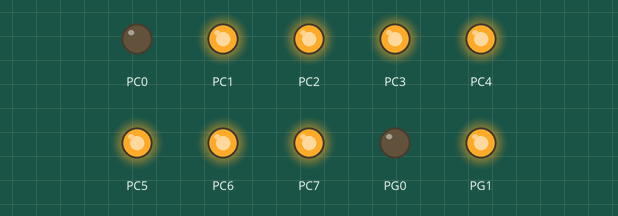
This program was run on a simulated ATmega128, CodeVisionAVR source translated, built with avr-gcc and emulated at 16 MHz. Shown: output pins drawn as LEDs (lit = HIGH).

Above: at 0.4 s.
At 2.4 s:
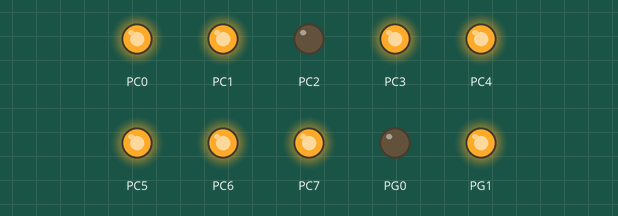
At 4.4 s:
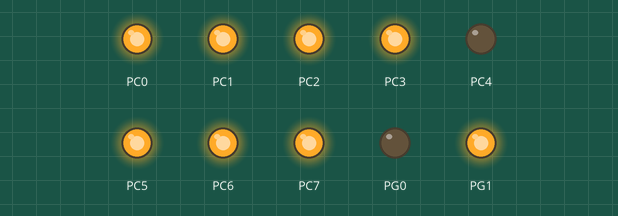
At 9.4 s:
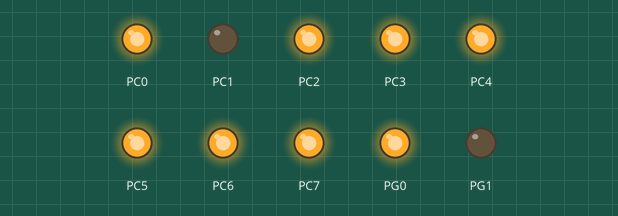
At 14.4 s:
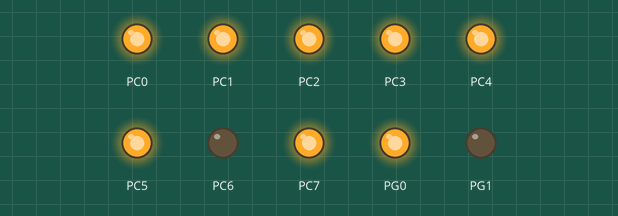
At 19.4 s:
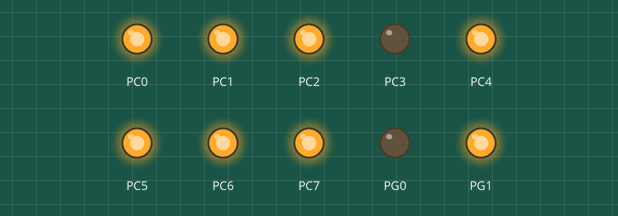
Timing chart, 0 to 20.8 s (numbered marks = the images above):
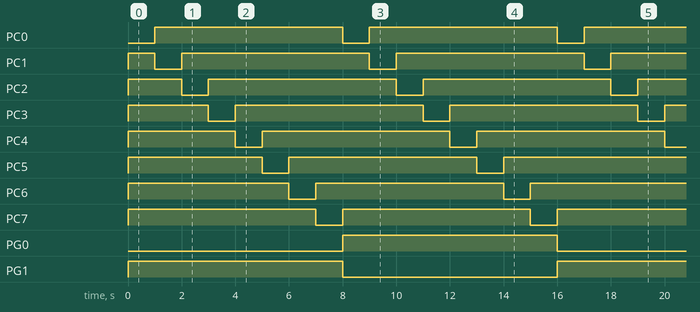

Measured:
- by itself, PC0, PC7: alternates HIGH for 7.0 s and LOW for 1.0 s
- by itself, PC1–6: repeats every 8.0 s: LOW 1.0 s, HIGH 7.0 s
- by itself, PG0, PG1: alternates HIGH for 8.0 s and LOW for 8.0 s

The program:

7segments.c
```c
/*
 * 7segments.c
 *
 * Created: 2019-01-09 PM 2:55:49
 * Author: ryo
 */

#include <mega128.h>
#include <delay.h>

void main(void)
{
    PORTG = 0x01;
    DDRG = 0x03;
    DDRC = 0xff;
    while (1) {
        PORTG ^= 0x03;
        // PORTC = 0;

        PORTC = 0xff ^ 0x01;
        delay_ms(1000);
        PORTC = 0xff ^ 0x02;
        delay_ms(1000);
        PORTC = 0xff ^ 0x04;
        delay_ms(1000);
        PORTC = 0xff ^ 0x08;
        delay_ms(1000);
        PORTC = 0xff ^ 0x10;
        delay_ms(1000);
        PORTC = 0xff ^ 0x20;
        delay_ms(1000);
        PORTC = 0xff ^ 0x40;
        delay_ms(1000);
        PORTC = 0xff ^ 0x80;
        delay_ms(1000);

        /*
        PORTC = 0xff ^ 0x06;
        delay_ms(500);
        PORTC = 0xff ^ 0x5B;
        delay_ms(500);
        PORTC = 0xff ^ 0x4F;
        delay_ms(500);
        PORTC = 0xff ^ 0x66;
        delay_ms(500);
        PORTC = 0xff ^ 0x6D;
        delay_ms(500);
        PORTC = 0xff ^ 0x7D;
        delay_ms(500);
        PORTC = 0xff ^ 0x07;
        delay_ms(500);
        PORTC = 0xff ^ 0x7F;
        delay_ms(500);
        PORTC = 0xff ^ 0x6F;
        delay_ms(500);
        */
    }
    return;
}
```
